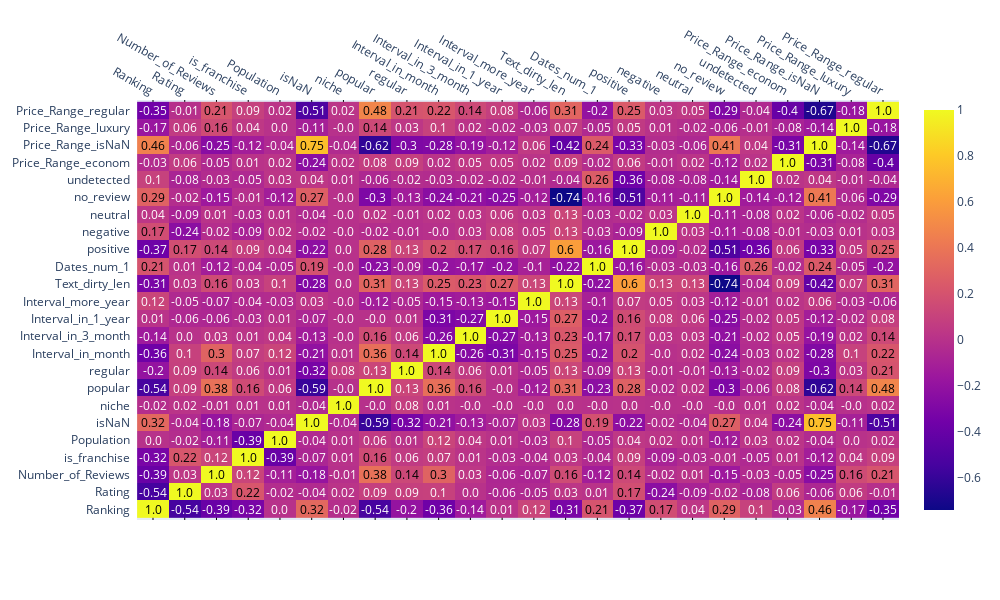

Notebook source saved alongside this figure:
### Code cell
data = df.iloc[:,:24].copy()
corrs = data.corr()
corrs.columns
figure = ff.create_annotated_heatmap(
    z=corrs.values,
    x=list(corrs.columns),
    y=list(corrs.index),
    annotation_text=corrs.round(2).values,
    showscale=True)
figure.update_layout(
    autosize=False,
    width=1000,
    height=600)
figure.show()
